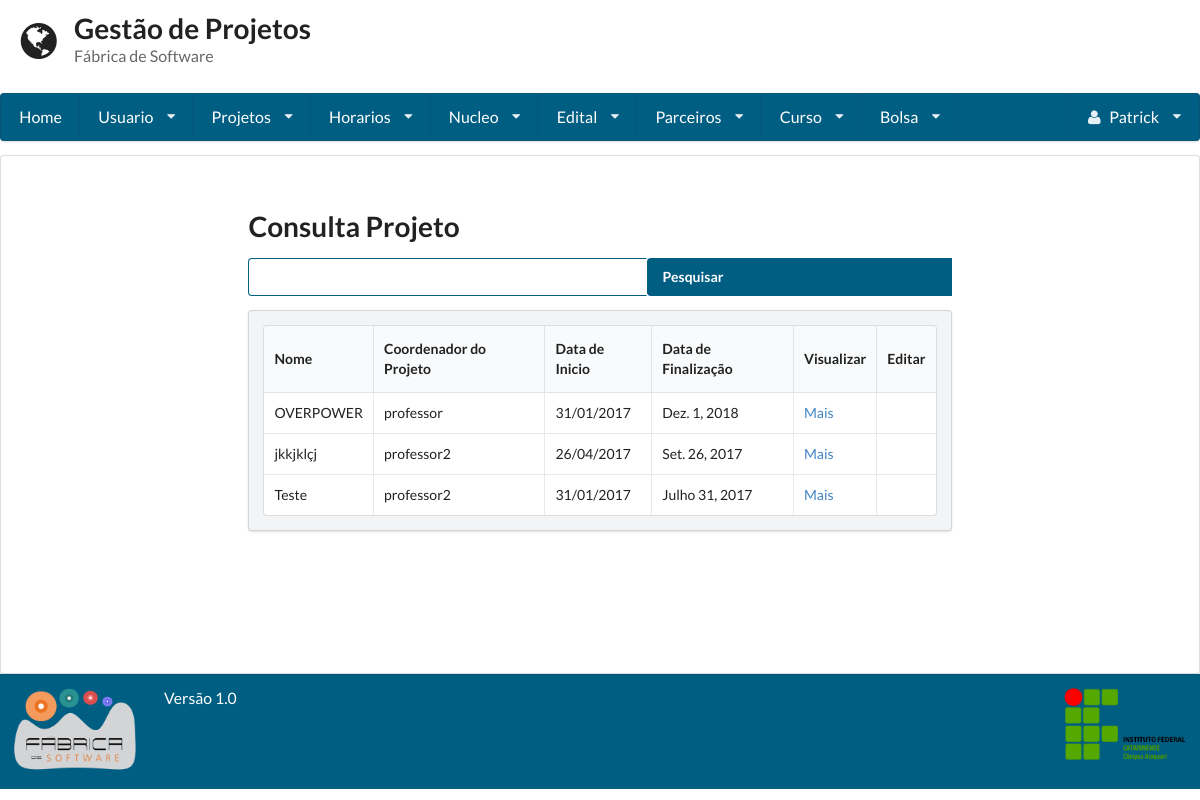
/consulta_projeto/ (signed in), run on an earlier commit of the app's database.
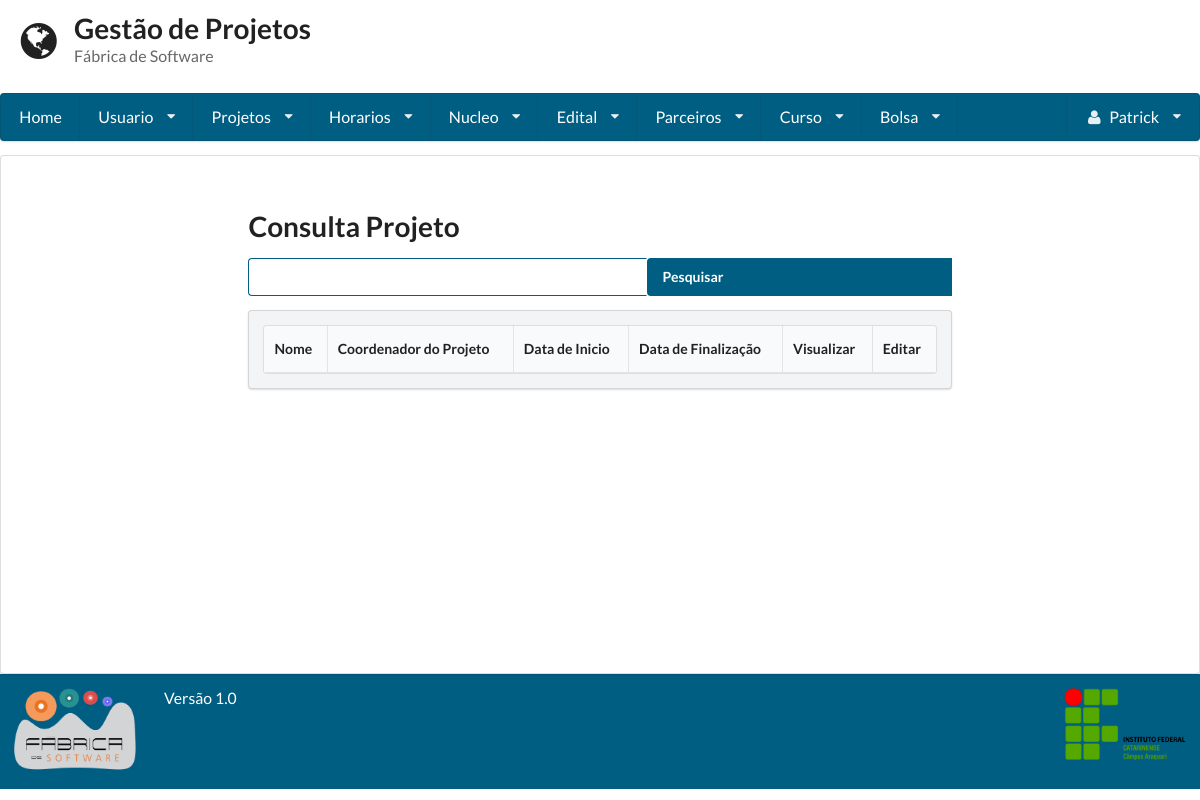
And on a later commit of the database.
### gestaoapp/models/projeto.py (models this page shows, shortened)
class Projeto(models.Model):
    TIPO_CHOICES = (
        ('Pesquisa', 'Pesquisa'),
        ('Extensao', 'Extensão'),
        ('Ensino', 'Ensino'),
        ('Pesquisa_Extensao', 'Pesquisa/Extensão'),
    )
    tipo = models.CharField(
        max_length=255, null=True, blank=True,
        choices=TIPO_CHOICES
    )
    nome = models.CharField(max_length=255)
    imagem = models.ImageField("Imagem", upload_to='projeto')
    codigo = models.CharField(max_length=255, unique=True)
    coordenador = models.ForeignKey(Usuario, related_name="coordenador")
    duracao = models.CharField(max_length=255)
    data_inicio = models.DateField()
    data_fim = models.DateField()
    nucleo = models.ManyToManyField(Nucleo)
    edital = models.ManyToManyField(Edital, blank=True)
    descricao = models.TextField()
    data_cadastro = models.DateField(auto_now=True)
    membro = models.ManyToManyField(Usuario, blank=True, related_name="Membros")
    parceiro = models.ManyToManyField(Parceiro, blank=True)

### gestaoapp/views/projeto.py (the view, shortened to what this page needs)
# urls.py: url(r'^consulta_projeto/', ConsultaProjeto.as_view()),
class ConsultaProjeto(LoginRequiredMixin, View):
    template = 'projeto/consulta.html'
    def get(self, request):
        form = Busca()
        projeto = Projeto.objects.all()
        usuario = Usuario.objects.get(pk=request.user)
        return render(request, self.template, {'projetos': projeto, "form": form, 'usuario': usuario})

### gestaoapp/forms/busca.py
class Busca(forms.Form):
	nome = forms.CharField(label='Buscar', widget=forms.TextInput)

### gestaoapp/templates/projeto/consulta.html (shortened to what this page needs)
{% extends 'base.html' %}
{% block conteudo %}
    <form method='POST' action='/consulta_projeto/' class="ui form">
        <h1 class="ui header">Consulta Projeto</h1>
        <div class="field">
            <div class="ui action input">
                {{ form.nome }}
                <input type="submit" value="Pesquisar" class='icon search'>
            </div>
        </div>
    </form>
    <div class="ui secondary segment">
        <table class="ui celled table">
            <thead>
            <tr>
                <th>Nome</th>
                <th>Coordenador do Projeto</th>
                <th>Data de Inicio</th>
                <th>Data de Finalização</th>
                {% if user.is_superuser %}
                    <th>Visualizar</th>
                    <th>Editar</th>
                {% endif %}
            </tr>
            </thead>
            <tbody>
            {% for projeto in projetos %}
                <tr>
                    <td>{{ projeto.nome }}</td>
                    <td>{{ projeto.coordenador }}</td>
                    <td>{{ projeto.data_inicio|date:"d/m/Y" }}</td>
                    <td>{{ projeto.data_fim }}</td>
                    {% if user.is_superuser %}
                        <td><a href="../visualizar_projeto/{{ projeto.id }}">Mais</a></td>
                        {% if projeto.coordenador.id == request.user.id or usuario.super_adm %}
                            <td><a href="../editar_projeto/{{ projeto.id }}"><i class="settings large icon"></i></a>
                            </td>
                        {% else %}
                            <td></td>
                        {% endif %}
                    {% endif %}
                </tr>
            {% endfor %}
            </tbody>
        </table>
    </div>
{% endblock %}

What changed in the data, as far as the page shows it:
removed Projeto: nome "OVERPOWER", coordenador "professor", data_inicio "31/01/2017", data_fim "Dez. 1, 2018"
removed Projeto: nome "jkkjklçj", coordenador "professor2", data_inicio "26/04/2017", data_fim "Set. 26, 2017"
removed Projeto: nome "Teste", coordenador "professor2", data_inicio "31/01/2017", data_fim "Julho 31, 2017"
